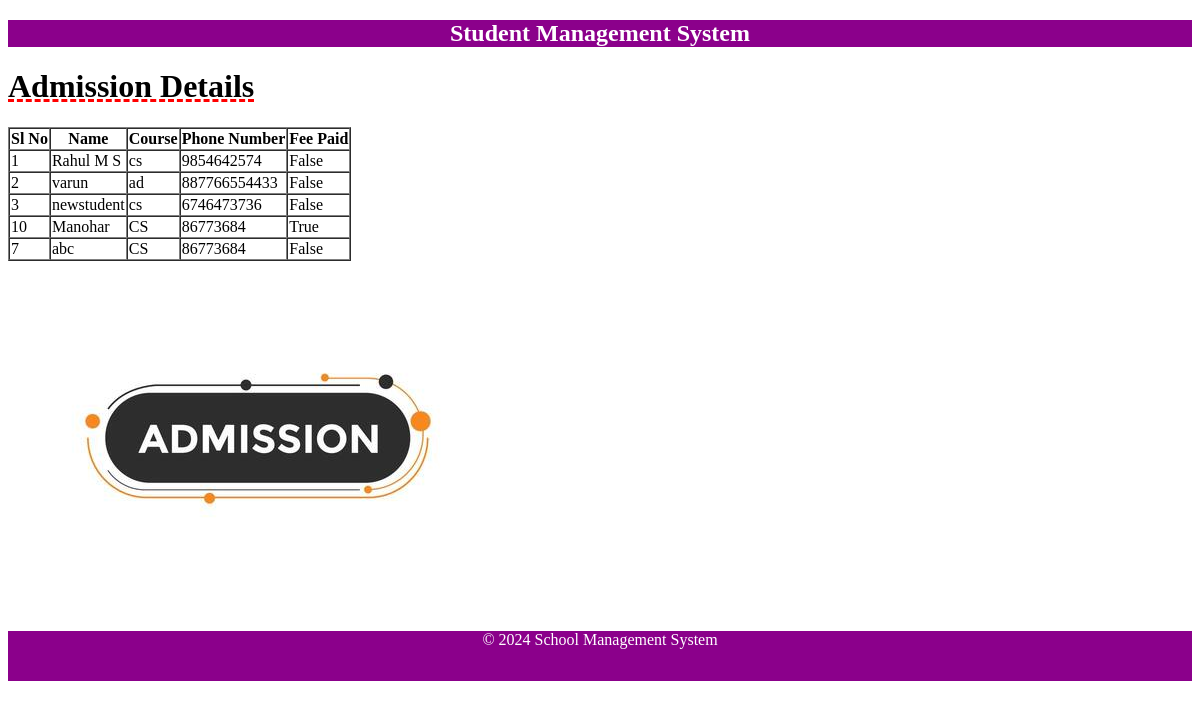
/admission/, run on an earlier commit of the app's database.
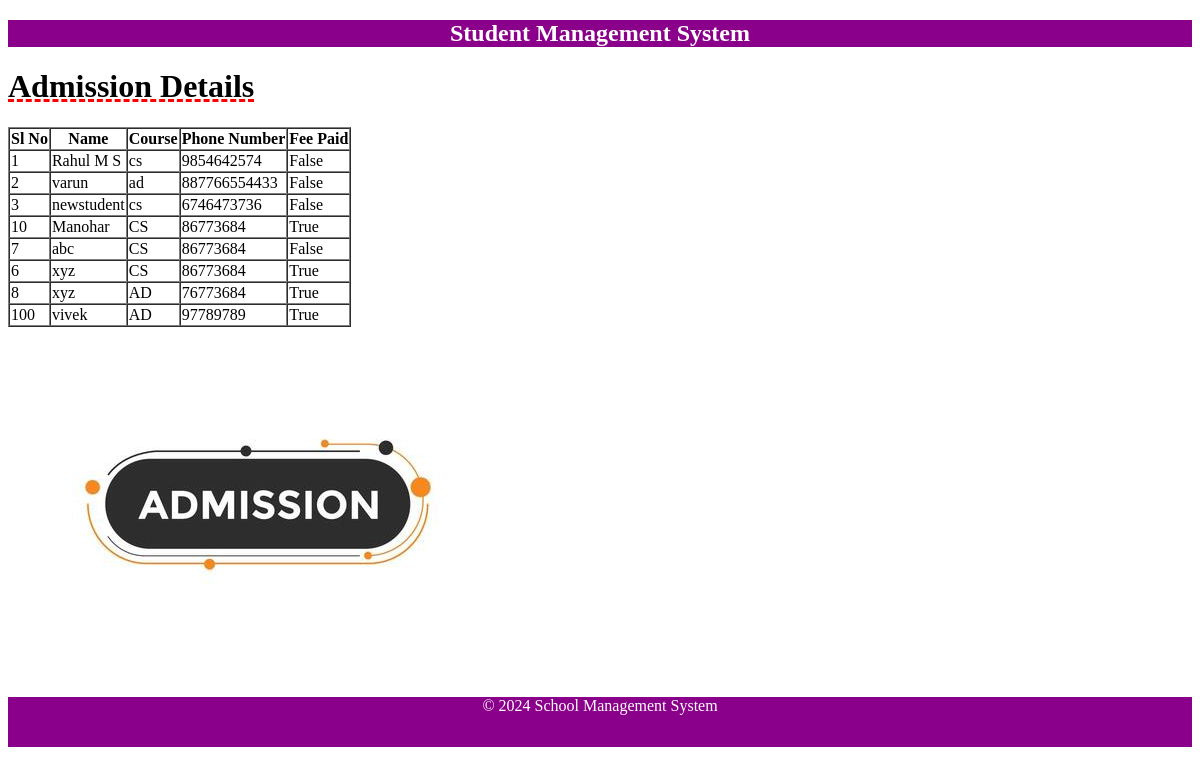
And on a later commit of the database.
### admission/models.py (models this page shows, shortened)
class Student(models.Model):
    slno=models.IntegerField(unique=True)
    name=models.CharField(max_length=100)
    course=models.CharField(max_length=100)
    phonenum=models.CharField(max_length=15)
    feepaid=models.BooleanField(default=False)

### admission/views.py (the view)
# urls.py: path('', include('admission.urls')),
def admission(request):
    records=Student.objects.all()#select * from student
    return render(request, 'admission_details.html',{'students':records})

### admission/templates/admission_details.html
{% extends 'base.html' %}
{% load static %}
{% block content %}
<h1>Admission Details</h1>
<table border="1" cellspacing="0">
<tr><th>Sl No</th><th>Name</th><th>Course</th><th>Phone Number</th><th>Fee Paid</th></tr>
{% for stud in students %}
<tr>
    <td>{{ stud.slno }}</td>
    <td>{{ stud.name }}</td>
    <td>{{ stud.course }}</td>
    <td>{{ stud.phonenum }}</td>
    <td>{{ stud.feepaid }}</td>
</tr>
{% endfor %}
</table>
<img src="{% static 'images/admission.jpg' %}" alt="amission">
{% endblock %}

### templates/base.html (shortened to what this page needs)
<!DOCTYPE html>
<html lang="en">
<head>
</head>
<body>
    <h2 style="text-align: center;background-color: darkmagenta;color:white">Student Management System</h2>
    {% block content %}{% endblock %}
    <footer style="height: 50px; background-color:darkmagenta;color:white;text-align: center;">
        <p>&copy; 2024 School Management System</p>
</body>
</html>

### templates/base.html (style rules this page uses)
h1 { text-decoration: underline red dashed; }

What changed in the data, as far as the page shows it:
added Student: slno "6", name "xyz", course "CS", phonenum "86773684", feepaid "True"
added Student: slno "8", name "xyz", course "AD", phonenum "76773684", feepaid "True"
added Student: slno "100", name "vivek", course "AD", phonenum "97789789", feepaid "True"
